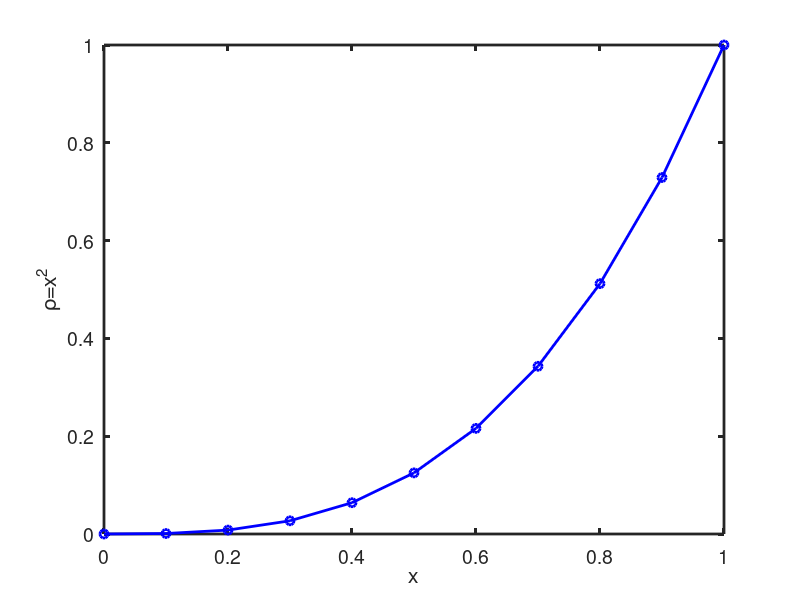
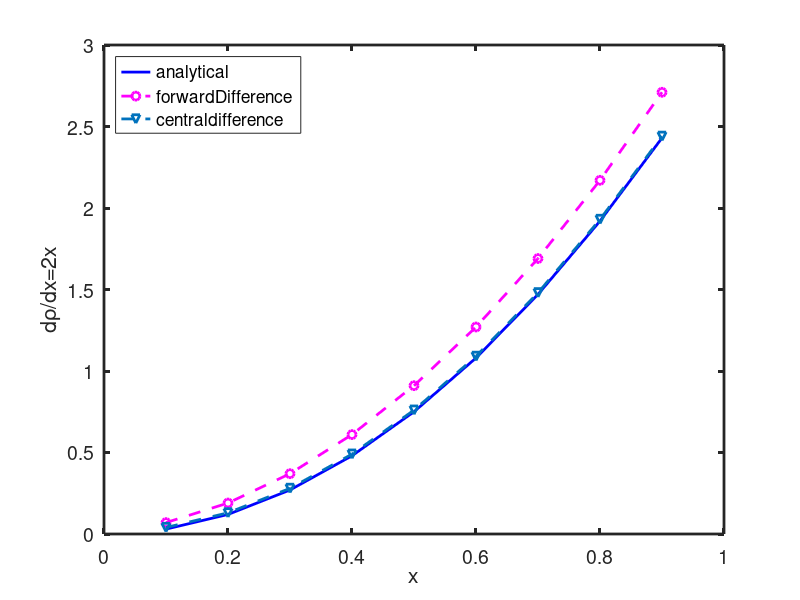

Source code (MATLAB) for these figures, in order:
%% Estimating numerical first order derivatives for forward difference methods

clear all;
close all;

x = [0:0.1:1]';
y = x.^3; %dy/dx = 3x^2; d2y/dx2 = 6x

n = length(x);

figure(1);
%plot(x, y, '-b', 'linewidth', 2);
plot(x, y, '-ob', 'linewidth', 2);
hold on;
xlabel('x');
%ylabel('\rho=x^3');
ylabel('\rho=x^2');
set(gca, "linewidth", 2, "fontsize", 14)

% gradient
yp = 3*x.^2; % Analytical expression

yp_forwardDifference = zeros(size(y));
yp_central2ndOrderDerivative = zeros(size(y));

%yp_n1(1, 1) = (y(2, 1) - y(1, 1)) / (x(2, 1) - x(1, 1));
%yp_n1(n, 1) = (y(n, 1) - y(n-1, 1)) / (x(n, 1) - x(n-1, 1));

for i = 2 : length(y)-1
  yp_forwardDifference(i, 1) = (y(i+1, 1) - y(i, 1)) / (x(i+1, 1) - x(i, 1));
  yp_centralDifference(i, 1) = (y(i+1, 1) - y(i-1, 1)) / (x(i+1, 1) - x(i-1, 1));
  %yp_central2ndOrderDerivative(i, 1) = (y(i+1, 1) - (2*y(i, 1)) + y(i-1, 1)) / (x(i+1, 1) - x(i, 1)).^2;
end

figure(2);
hold on;
plot(x(2:n-1), yp(2:n-1), '-b', 'linewidth', 2);
plot(x(2:n-1), yp_forwardDifference(2:n-1), '--om', 'linewidth', 2);
plot(x(2:n-1), yp_centralDifference(2:n-1), '--ov', 'linewidth', 2);
%plot(x(2:n-1), yp_central2ndOrderDerivative(2:n-1), 'ov', 'linewidth', 2);
%legend('analytical', 'forwardDifference', 'location', 'northwest');
legend('analytical', 'forwardDifference', 'centraldifference', 'location', 'northwest');
%legend('analytical', '2ndOrderCentralDifference', 'location', 'northwest');
hold on;
xlabel('x');
%ylabel('d^2\rho/dx^2=2x');
ylabel('d\rho/dx=2x');
box on;
set(gca, "linewidth", 2, "fontsize", 14)
hold off;
